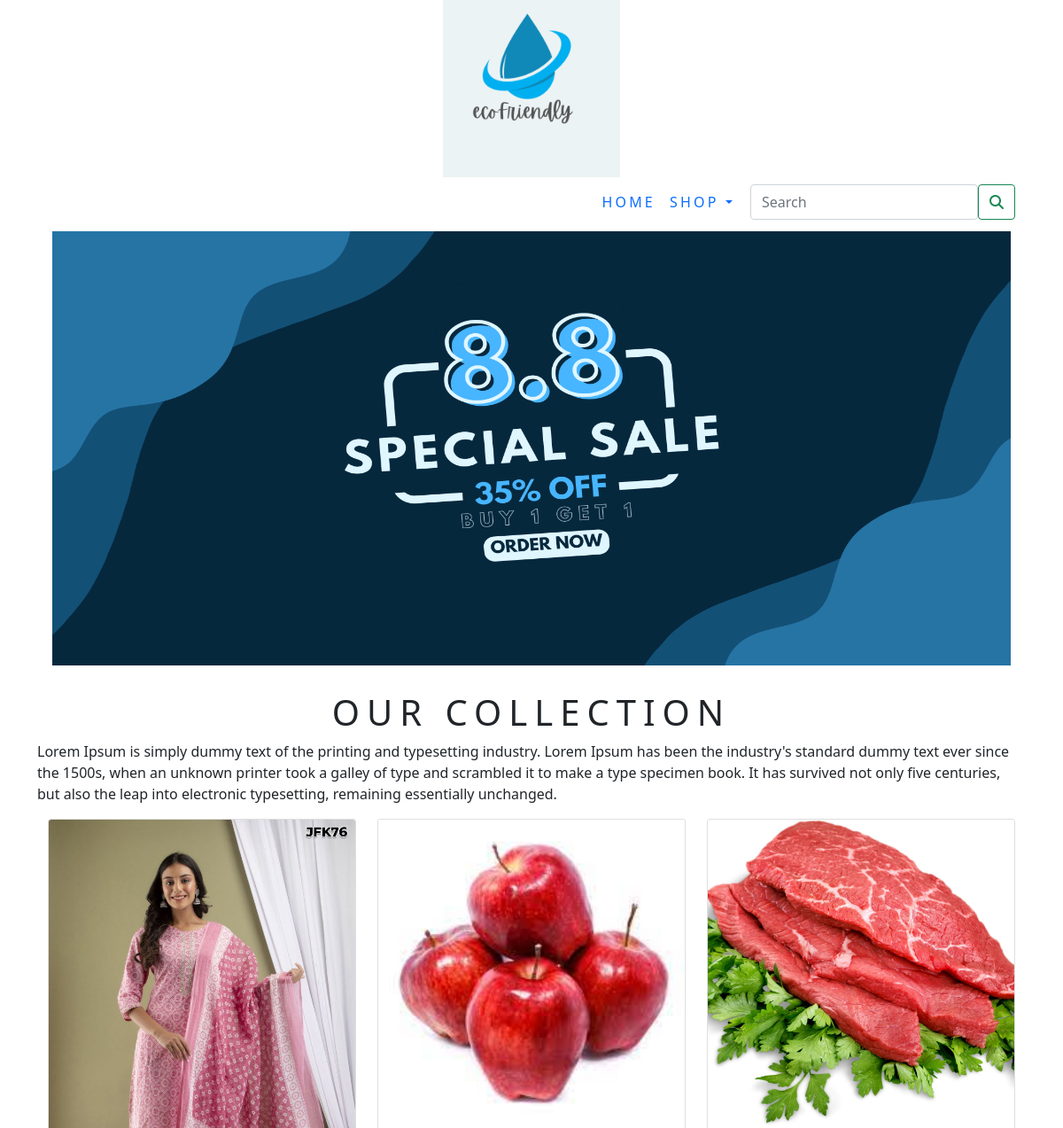
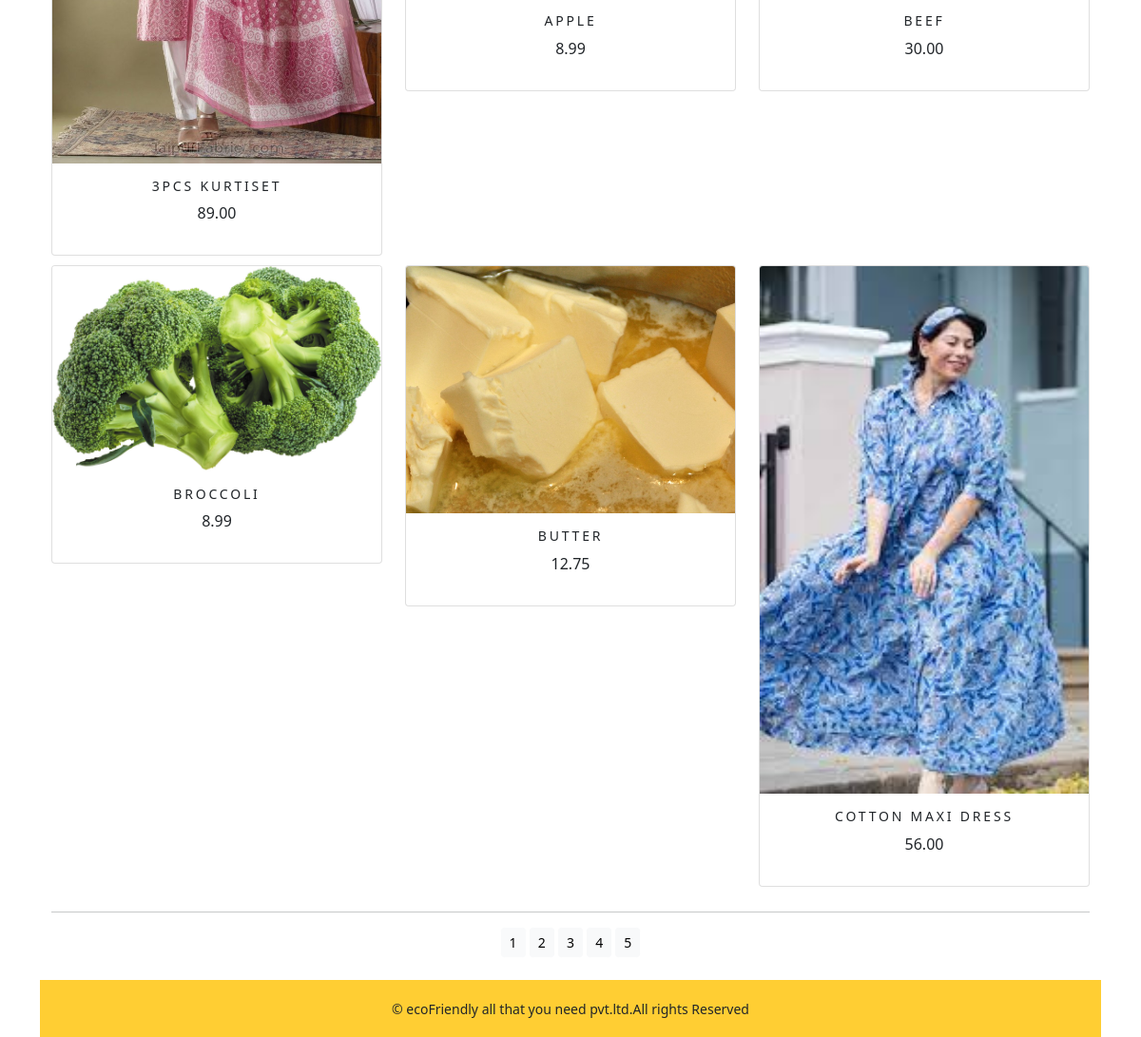
Page /shop on the committed database (2 pictures, top to bottom).
### shop/models.py (models this page shows, shortened)
class Product(models.Model):
    name=models.CharField(max_length=250,unique=True)
    slug=models.SlugField(max_length=250, unique=True)
    description = models.TextField(blank=True)
    price=models.DecimalField(max_digits=10,decimal_places=2)
    category=models.ForeignKey(Category,on_delete=models.CASCADE)
    image=models.ImageField(upload_to='product',blank=True)
    stock=models.IntegerField()
    available=models.BooleanField(default=True)
    created=models.DateTimeField(auto_now_add=True)
    updated=models.DateTimeField(auto_now=True)
    def get_url(self):
        return reverse('shop:prodCatdetail',args=[self.category.slug,self.slug])
    class Meta:
        ordering = ('name',)
        verbose_name='product'
        verbose_name_plural = 'products'

### shop/views.py (the view)
# urls.py: path('', views.allProdCat,name='allProdCat'),
def allProdCat(request,c_slug=None):
    c_page=None
    products_list=None
    if c_slug!=None:
        c_page=get_object_or_404(Category,slug=c_slug)
        products_list=Product.objects.all().filter(category=c_page,available=True)
    else:
        products_list=Product.objects.all().filter(available=True)
    paginator=Paginator(products_list,6)
    try:
        page=int(request.GET.get('page','1'))
    except:
        page=1
    try:
        products=paginator.page(page)
    except (EmptyPage,InvalidPage):
        products=paginator.page(paginator.num_pages)
    return render(request,"category.html",{'category':c_page,'products':products})

### cart/context_processors.py (called while the page is built)
def counter(request):
    item_count=0
    if 'admin' in request.path:
        return {}
    else:
        try:
            cart=Cart.objects.filter(cart_id=_cart_id(request))
            car_items=CartItem.objects.all().filter(cart=cart[:1])
            for cart_item in car_items:
                item_count += cart_item.quantity
        except Cart.DoesNotExist:
            item_count=0
    return dict(item_count=item_count)

### cart/views.py (called while the page is built)
def _cart_id(request):
    cart=request.session.session_key
    if not cart:
        cart=request.session.create()
    return cart

### shop/context_processors.py (called while the page is built)
def menu_links(request):
    links=Category.objects.all()
    return dict(links=links)

### shop/models.py (called while the page is built)
    def get_url(self):
        return reverse('shop:products_by_category',args=[self.slug])

### templates/category.html (shortened to what this page needs)
{% extends 'base.html' %}
{% load static %}
{% block content %}
<div class="mx_auto">
     {% if category %}
     <img class="my_image" src="{{category.image.url}}" alt="{{category.name}}">
</div>
<br>
<div>
    <h1 class="text-center my_title">{{category.name}}</h1>
    <p class="text-justify">{{category.description}}</p>
</div>
      {% else %}
<div>
    <center>
<img class="my_image my_image_padding" src="{% static 'image/banner.png' %}" alt="our products" width="1092px" height="500px">
     </center>
</div>
<br>
<div>
      <h1 class="text-center my_title">Our collection</h1>
      <p class="text-justify">Lorem Ipsum is simply dummy text of the printing and typesetting industry. Lorem Ipsum has been the industry's standard dummy text ever since the 1500s, when an unknown printer took a galley of type and scrambled it to make a type specimen book. It has survived not only five centuries, but also the leap into electronic typesetting, remaining essentially unchanged.</p>
</div>
       {% endif %}
<div class="container">
    <div class="row mx_auto">
        {% for product in products %}
        <div class="my_bottom_margin col-9 col-sm-12 col-md-4  xol-lg-4">
            <div class="card text-center" style="min-width:18rem;">
                <a href="{{product.get_url}}"><img class="card-img-top my_image"  src="{{product.image.url}}" alt="{{product.name}}"></a>
                <div class="card-body">
                    <h4>{{product.name}}</h4>
                    <p>{{product.price}}</p>
                </div>
            </div>
        </div>
        {% endfor %}
    </div>
    <div class="mx-auto">
        {% if products.paginator.num_pages > 1 %}
        <hr>
        <div class="text-center">
            {% for pg in products.paginator.page_range %}
            <a href="?page={{pg}}" class="btn btn-light btn-sm {% if products.number == pg %} active {% endif %}">{{pg}}</a>
            {% endfor %}
        </div>
        {% endif %}
    </div>
    <br>
</div>
{% endblock %}

### templates/base.html (shortened to what this page needs)
{% load static %}
<!DOCTYPE html>
<html lang="en">
<head>
    <link rel="stylesheet" href="{% static 'css/custom.css' %}">
    <link  href="{% static 'css/bootstrap.min.css' %}" rel="stylesheet" >
</head>
<body>
<div class="container">
{% include 'header.html' %}
{% include 'navbar.html' %}
{% block content %}
{% endblock %}
</div>
{% include 'footer.html' %}
</body>
</html>

### templates/header.html
{% load static %}
<header>
  <center>
    <a href="{% url 'shop:allProdCat' %}"></a><img src="{% static 'image/logo.png' %}" alt="logimage" width="200px" height="200px">
  </center>
</header>

### templates/navbar.html (shortened to what this page needs)
<nav class="navbar navbar-expand-lg bg-body-tertiary">
  <div class="container-fluid">
    <div class="collapse navbar-collapse" id="navbarSupportedContent">
      <ul class="navbar-nav me-auto mb-2 mb-lg-0">
        <li class="nav-item">
          <a class="nav-link" href="#">Home</a>
        </li>
        <li class="nav-item dropdown {% if 'shop' in request.path %} active {% endif %}">
          <a class="nav-link dropdown-toggle" href="#" role="button" data-bs-toggle="dropdown" aria-expanded="false">
            Shop
          </a>
        </li>
      <form class="d-flex" action="{% url 'searchapp:SearchResult' %}"   method="get">
        <input class="form-control me-2" type="search" placeholder="Search" aria-label="Search">
        <button class="btn btn-outline-success" type="submit"><i class="fa-solid fa-magnifying-glass"></i></button>
      </form>
    </div>
  </div>
</nav>

### templates/footer.html
<div class="footer navbar-fixed-bottom my_footer">
    <p class="text-center">&copy; ecoFriendly all that you need pvt.ltd.All rights Reserved</p>
</div>

### static/css/custom.css (style rules this page uses)
body { font-family: 'Roboto', sans-serif; <link href="https://fonts.googleapis.com/css2?family=Roboto:wght@300&display=swap" rel="stylesheet"> }
.nav-item { letter-spacing : .2em; font size : 14px; text-transform :uppercase; }
.my_footer { background-color:#ffce33; height:60px; }
.my_footer { padding-top:20px; font-size:14px; }
.my_image { width:100% height:auto }
.my_title { font_size:16px; text-transform:uppercase; letter-spacing:.2em; }
.my_image_padding { padding:5px; }
.my_bottom_margin { margin-bottom:10px; }
.card-body h4 { font-size:14px; text-transform:uppercase; letter-spacing:.2em; }

### rows in the picture
Product: image (picture), name "3PCS KURTISET", price "89.00"
Product: image (picture), name "APPLE", price "8.99"
Product: image (picture), name "BEEF", price "30.00"
Product: image (picture), name "BROCCOLI", price "8.99"
Product: image (picture), name "BUTTER", price "12.75"
Product: image (picture), name "COTTON MAXI DRESS", price "56.00"

### other values in the picture
{{ pg }} "1" "2" "3" "4" "5"
